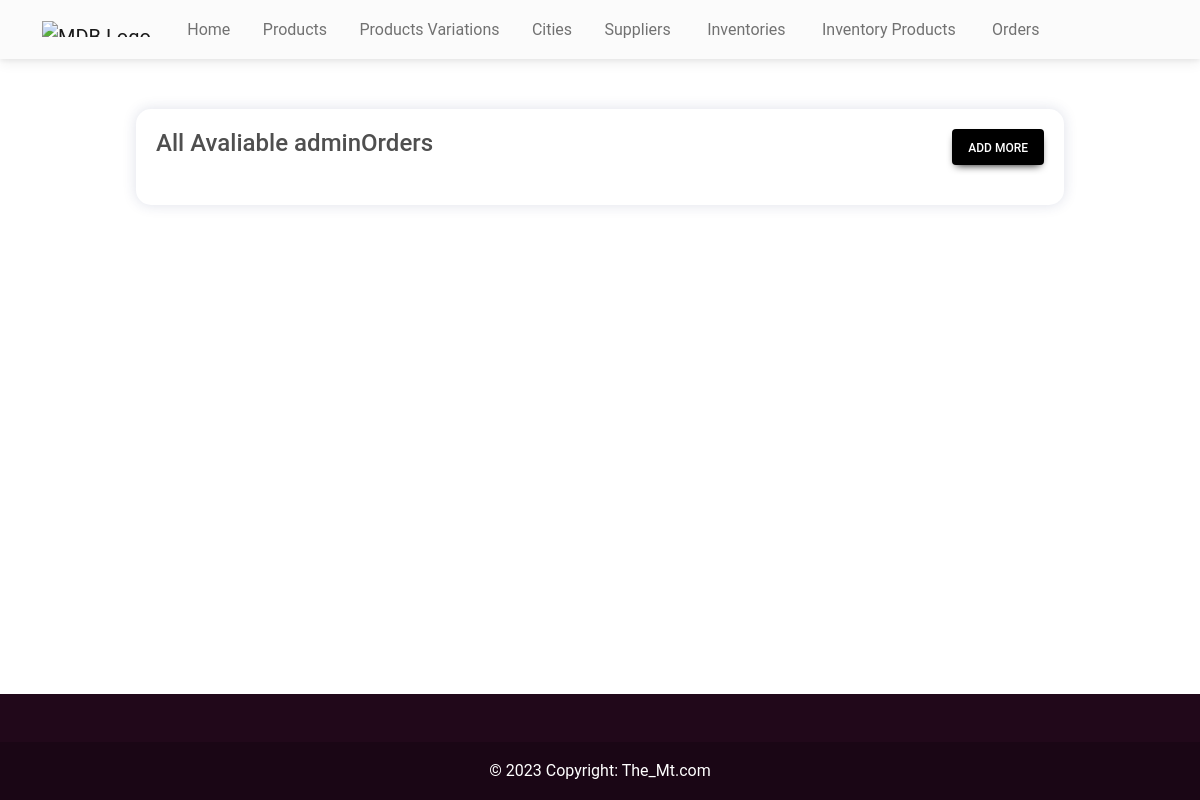
The page /adminHome/adminOrderList/ on the database as committed earlier.
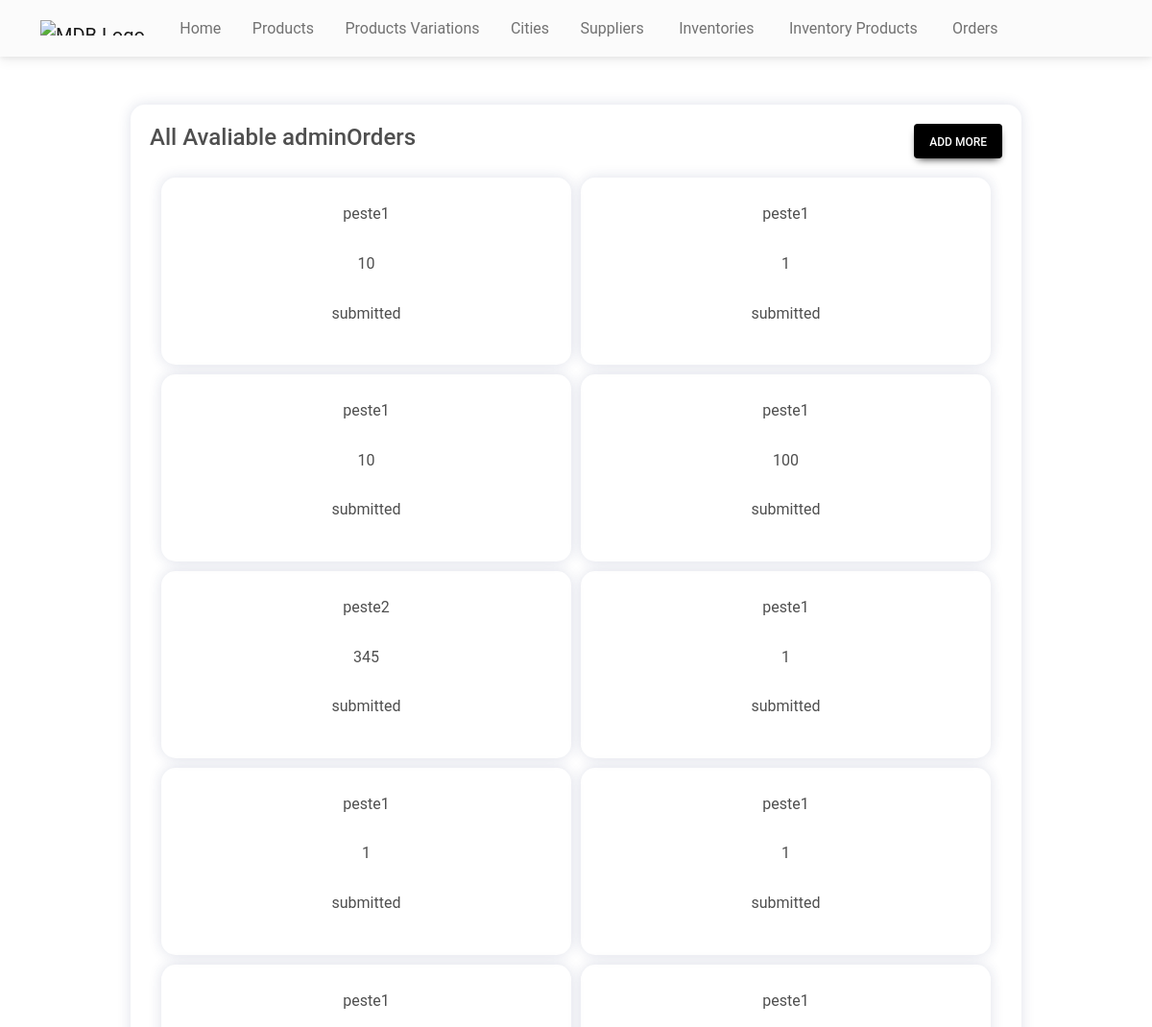
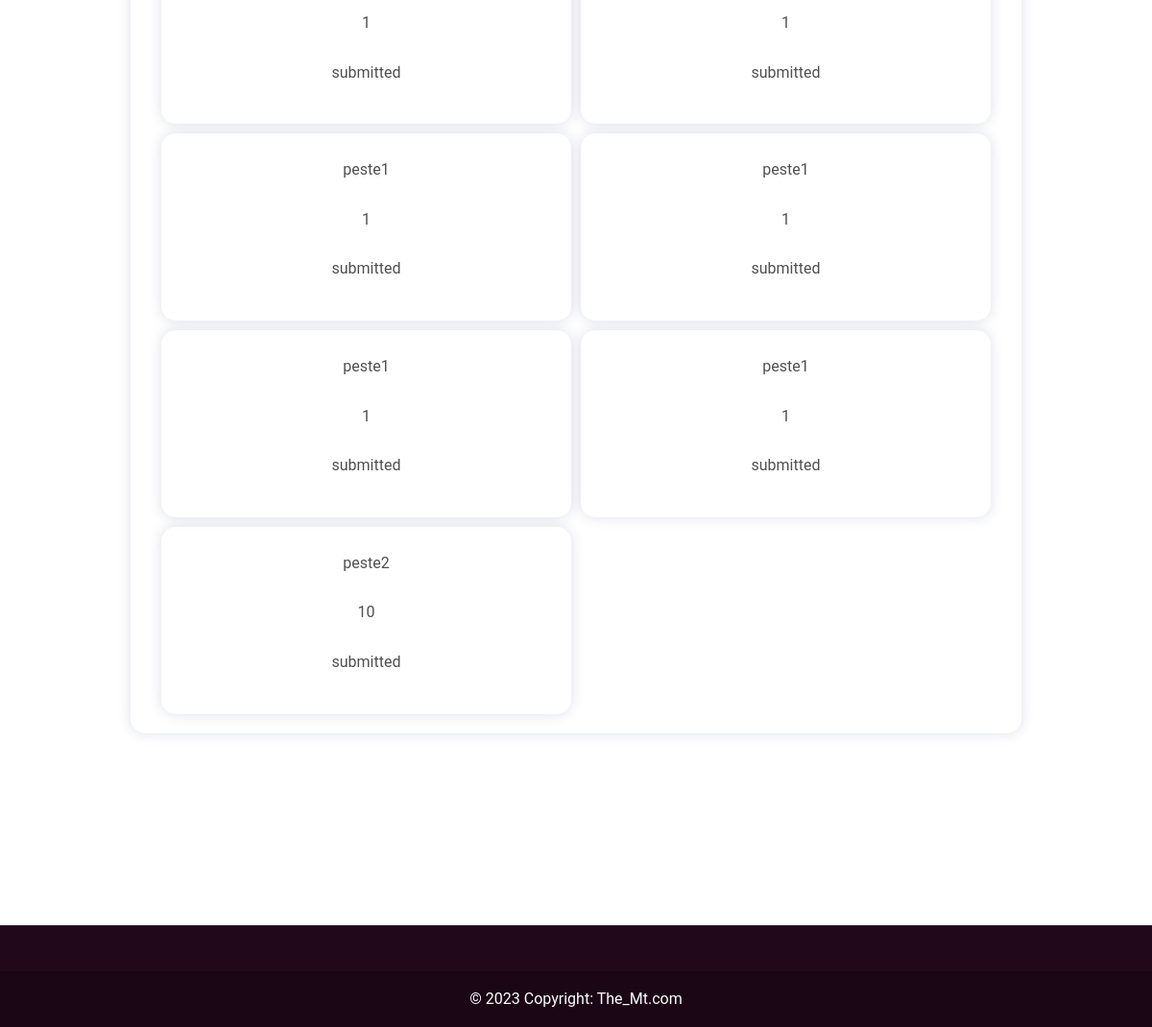
The same page on the database as committed later (2 pictures, top to bottom).
### shop/models.py (models this page shows, shortened)
class Order(models.Model):
    user = models.ForeignKey(CustomUser, on_delete=models.CASCADE,default='')
    product = models.ForeignKey(InventoryProduct, on_delete=models.CASCADE,default='')
    quantity = models.PositiveIntegerField(blank=False, null=False, default=0)
    SUBMITTED = 'submitted'
    READY_TO_SEND = 'ready to send'
    STATUS_CHOICES = [(SUBMITTED, 'submitted'),
        (READY_TO_SEND, 'ready to send'),]
    status = models.CharField(max_length=50, choices=STATUS_CHOICES, default=SUBMITTED)

class InventoryProduct(models.Model):
    productId = models.ForeignKey(Product, on_delete=models.CASCADE, verbose_name="Product Name")
    inventoryId = models.ForeignKey(Inventory, on_delete=models.CASCADE, verbose_name="Inventory City")
    quantity = models.IntegerField()
    def __str__(self):
        return self.productId.name

class Product(models.Model):
    name = models.CharField(max_length=200)
    price = models.CharField(max_length=200)
    quantity = models.PositiveIntegerField(verbose_name="Quantity in Kg")
    pType = models.ForeignKey(ProductVariation, on_delete=models.CASCADE, verbose_name="Category Name")
    cityId = models.ForeignKey(City, on_delete=models.CASCADE, verbose_name="City Name")

### shop/views.py (the view)
# urls.py: path('adminHome/adminOrderList/', AdminOrderListView.as_view(), name='adminOrderList'),
class AdminOrderListView(ListView):
    model = Order
    template_name = 'adminOrderList.html'

### templates/adminOrderList.html (shortened to what this page needs)
{% extends 'adminBase.html' %}
{% load static %}
{% block cssLinks %}
<link rel="stylesheet" href="{% static 'css/adminOrder.css' %}" />
{% endblock cssLinks %}
{% block content %}
<section class="adminOrderList mb-14">
  <div class="wrapper">
    <div class="top">
      <h4>All Avaliable adminOrders</h4>
      <a class="btn btn-black px-3" role="button" href="{% url  'adminOrderCreate' %}">Add more</a>
    </div>
    <div class="container">
      {% for adminOrder in object_list%}
      <div class="adminOrderCard">
        <p>{{ adminOrder.product }}</p>
        <p>{{ adminOrder.quantity }}</p>
        <p>{{ adminOrder.status }}</p>
      </div>
      {% endfor %}
    </div>
  </div>
</section>
{% endblock content %}

Rows that differ between the two databases and show on the page:
added Order: product "peste1", quantity "10", status "submitted"
added Order: product "peste1", quantity "1", status "submitted"
added Order: product "peste1", quantity "10", status "submitted"
added Order: product "peste1", quantity "100", status "submitted"
added Order: product "peste2", quantity "345", status "submitted"
added Order: product "peste1", quantity "1", status "submitted"
added Order: product "peste1", quantity "1", status "submitted"
added Order: product "peste1", quantity "1", status "submitted"
added Order: product "peste1", quantity "1", status "submitted"
added Order: product "peste1", quantity "1", status "submitted"
added Order: product "peste1", quantity "1", status "submitted"
added Order: product "peste1", quantity "1", status "submitted"
added Order: product "peste1", quantity "1", status "submitted"
added Order: product "peste1", quantity "1", status "submitted"
added Order: product "peste2", quantity "10", status "submitted"
